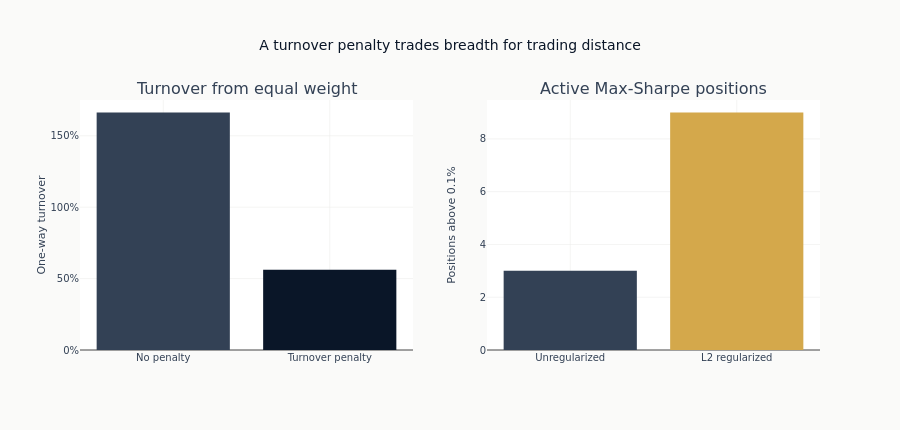

The cell this chart's notebook holds for it:
### Code cell
fig = make_subplots(
    rows=1,
    cols=2,
    subplot_titles=["Turnover from equal weight", "Active Max-Sharpe positions"],
)
fig.add_bar(
    x=["No penalty", "Turnover penalty"],
    y=[turnover_without, turnover_with],
    marker_color=[COLORS["neutral"], COLORS["blue"]],
    showlegend=False,
    row=1,
    col=1,
)
fig.add_bar(
    x=["Unregularized", "L2 regularized"],
    y=[unregularized_positions, regularized_positions],
    marker_color=[COLORS["neutral"], COLORS["amber"]],
    showlegend=False,
    row=1,
    col=2,
)
fig.update_layout(
    title="A turnover penalty trades breadth for trading distance",
    height=430,
)
fig.update_yaxes(title_text="One-way turnover", tickformat=".0%", rangemode="tozero", row=1, col=1)
fig.update_yaxes(
    title_text=f"Positions above {ACTIVE_WEIGHT_THRESHOLD:.1%}",
    rangemode="tozero",
    row=1,
    col=2,
)
fig.show()

### Figure 1 — Plotly figure (JSON) as saved in the notebook; plotly's stock layout.template omitted (floating-point values rounded to 4 significant figures)
{"data": [{"marker": {"color": ["#334155", "#0a1628"]}, "showlegend": false, "type": "bar", "x": ["No penalty", "Turnover penalty"], "xaxis": "x", "y": [1.663, 0.5622], "yaxis": "y"}, {"marker": {"color": ["#334155", "#D4A84B"]}, "showlegend": false, "type": "bar", "x": ["Unregularized", "L2 regularized"], "xaxis": "x2", "y": [3, 9], "yaxis": "y2"}], "layout": {"annotations": [{"font": {"size": 16}, "showarrow": false, "text": "Turnover from equal weight", "x": 0.225, "xanchor": "center", "xref": "paper", "y": 1.0, "yanchor": "bottom", "yref": "paper"}, {"font": {"size": 16}, "showarrow": false, "text": "Active Max-Sharpe positions", "x": 0.775, "xanchor": "center", "xref": "paper", "y": 1.0, "yanchor": "bottom", "yref": "paper"}], "height": 430, "title": {"text": "A turnover penalty trades breadth for trading distance"}, "xaxis": {"anchor": "y", "domain": [0.0, 0.45]}, "xaxis2": {"anchor": "y2", "domain": [0.55, 1.0]}, "yaxis": {"anchor": "x", "domain": [0.0, 1.0], "rangemode": "tozero", "tickformat": ".0%", "title": {"text": "One-way turnover"}}, "yaxis2": {"anchor": "x2", "domain": [0.0, 1.0], "rangemode": "tozero", "title": {"text": "Positions above 0.1%"}}}}
